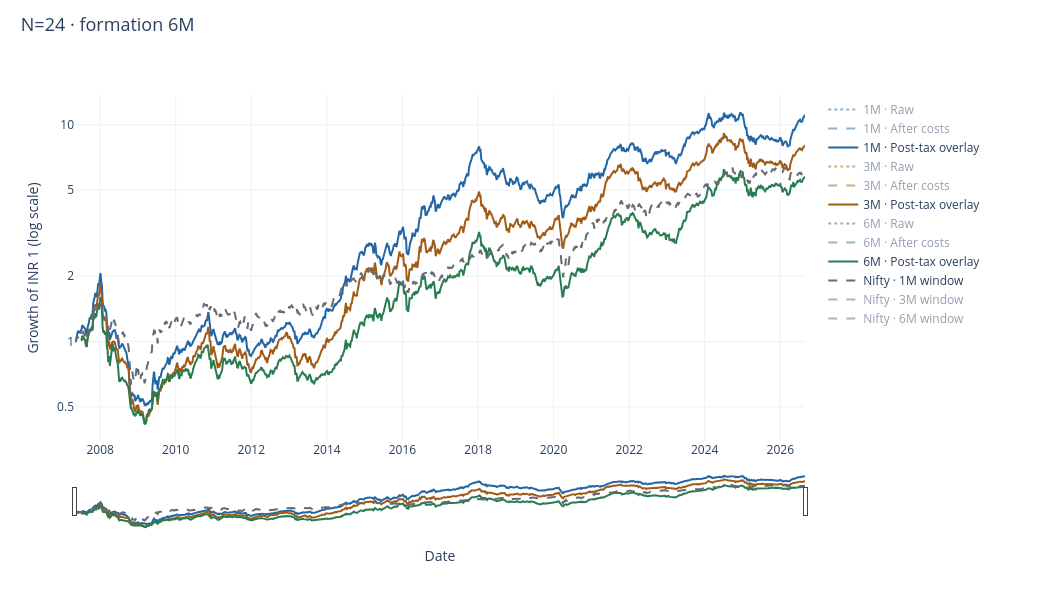

The notebook cell saved with this chart:
### Markdown cell above
### N=24

### Code cell
research.equity(24)

### Figure 1 — Plotly figure (JSON) as saved in the notebook; plotly's stock layout.template omitted (floating-point values rounded to 4 significant figures; data arrays with more than 128 entries replaced by an {"elided": "..."} marker saying what was removed)
{"data": [{"line": {"color": "#2266a5", "dash": "dot", "width": 2}, "name": "1M · Raw", "type": "scatter", "visible": "legendonly", "x": {"elided": "1010 str values"}, "y": {"elided": "1010 float values"}}, {"line": {"color": "#2266a5", "dash": "dash", "width": 2}, "name": "1M · After costs", "type": "scatter", "visible": "legendonly", "x": {"elided": "1010 str values"}, "y": {"elided": "1010 float values"}}, {"line": {"color": "#2266a5", "dash": "solid", "width": 2}, "name": "1M · Post-tax overlay", "type": "scatter", "visible": true, "x": {"elided": "1010 str values"}, "y": {"elided": "1010 float values"}}, {"line": {"color": "#a15b16", "dash": "dot", "width": 2}, "name": "3M · Raw", "type": "scatter", "visible": "legendonly", "x": {"elided": "1001 str values"}, "y": {"elided": "1001 float values"}}, {"line": {"color": "#a15b16", "dash": "dash", "width": 2}, "name": "3M · After costs", "type": "scatter", "visible": "legendonly", "x": {"elided": "1001 str values"}, "y": {"elided": "1001 float values"}}, {"line": {"color": "#a15b16", "dash": "solid", "width": 2}, "name": "3M · Post-tax overlay", "type": "scatter", "visible": true, "x": {"elided": "1001 str values"}, "y": {"elided": "1001 float values"}}, {"line": {"color": "#297c50", "dash": "dot", "width": 2}, "name": "6M · Raw", "type": "scatter", "visible": "legendonly", "x": {"elided": "1001 str values"}, "y": {"elided": "1001 float values"}}, {"line": {"color": "#297c50", "dash": "dash", "width": 2}, "name": "6M · After costs", "type": "scatter", "visible": "legendonly", "x": {"elided": "1001 str values"}, "y": {"elided": "1001 float values"}}, {"line": {"color": "#297c50", "dash": "solid", "width": 2}, "name": "6M · Post-tax overlay", "type": "scatter", "visible": true, "x": {"elided": "1001 str values"}, "y": {"elided": "1001 float values"}}, {"line": {"color": "#656b72", "dash": "dash"}, "name": "Nifty · 1M window", "type": "scatter", "visible": true, "x": {"elided": "1010 str values"}, "y": {"elided": "1010 float values"}}, {"line": {"color": "#656b72", "dash": "dash"}, "name": "Nifty · 3M window", "type": "scatter", "visible": "legendonly", "x": {"elided": "1001 str values"}, "y": {"elided": "1001 float values"}}, {"line": {"color": "#656b72", "dash": "dash"}, "name": "Nifty · 6M window", "type": "scatter", "visible": "legendonly", "x": {"elided": "1001 str values"}, "y": {"elided": "1001 float values"}}], "layout": {"height": 610, "hovermode": "x unified", "legend": {"font": {"size": 12}, "itemclick": "toggle", "itemdoubleclick": "toggleothers", "x": 1.025, "y": 1}, "margin": {"b": 80, "l": 75, "r": 235, "t": 95}, "title": {"font": {"size": 18}, "text": "N=24 · formation 6M", "x": 0.02, "y": 0.97}, "width": 1040, "xaxis": {"rangeslider": {"thickness": 0.13, "visible": true}, "title": {"text": "Date"}}, "yaxis": {"tickmode": "array", "ticktext": ["0.001", "0.002", "0.005", "0.01", "0.02", "0.05", "0.1", "0.2", "0.5", "1", "2", "5", "10", "20", "50", "100", "200", "500", "1000", "2000", "5000", "10000", "20000", "50000", "100000", "200000", "500000", "1e+06", "2e+06", "5e+06", "1e+07", "2e+07", "5e+07", "1e+08", "2e+08", "5e+08"], "tickvals": [0.001, 0.002, 0.005, 0.01, 0.02, 0.05, 0.1, 0.2, 0.5, 1.0, 2.0, 5.0, 10.0, 20.0, 50.0, 100.0, 200.0, 500.0, 1000.0, 2000.0, 5000.0, 10000.0, 20000.0, 50000.0, 100000.0, 200000.0, 500000.0, 1000000.0, 2000000.0, 5000000.0, 10000000.0, 20000000.0, 50000000.0, 100000000.0, 200000000.0, 500000000.0], "title": {"text": "Growth of INR 1 (log scale)"}, "type": "log"}}}
